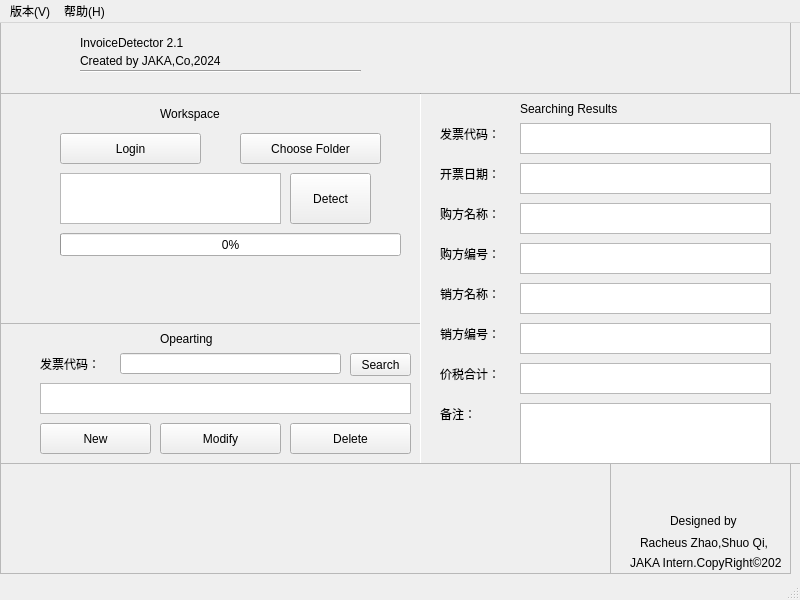
<?xml version="1.0" encoding="UTF-8"?>
<ui version="4.0">
 <class>IncoiceDetectorUI</class>
 <widget class="QMainWindow" name="IncoiceDetectorUI">
  <property name="geometry">
   <rect>
    <x>0</x>
    <y>0</y>
    <width>800</width>
    <height>600</height>
   </rect>
  </property>
  <property name="windowTitle">
   <string>InvoiceDetect</string>
  </property>
  <property name="windowIcon">
   <iconset>
    <normaloff>logo.ico</normaloff>logo.ico</iconset>
  </property>
  <property name="autoFillBackground">
   <bool>false</bool>
  </property>
  <widget class="QWidget" name="centralwidget">
   <widget class="QFrame" name="frame_Workspace">
    <property name="geometry">
     <rect>
      <x>0</x>
      <y>70</y>
      <width>421</width>
      <height>231</height>
     </rect>
    </property>
    <property name="frameShape">
     <enum>QFrame::StyledPanel</enum>
    </property>
    <property name="frameShadow">
     <enum>QFrame::Raised</enum>
    </property>
    <widget class="QPushButton" name="pushButton_choose_file">
     <property name="geometry">
      <rect>
       <x>60</x>
       <y>40</y>
       <width>141</width>
       <height>31</height>
      </rect>
     </property>
     <property name="styleSheet">
      <string notr="true">background-image: undefined;</string>
     </property>
     <property name="text">
      <string>Login</string>
     </property>
    </widget>
    <widget class="QPushButton" name="pushButton_choose_Folder">
     <property name="geometry">
      <rect>
       <x>240</x>
       <y>40</y>
       <width>141</width>
       <height>31</height>
      </rect>
     </property>
     <property name="text">
      <string>Choose Folder</string>
     </property>
    </widget>
    <widget class="QLabel" name="label_2">
     <property name="geometry">
      <rect>
       <x>160</x>
       <y>10</y>
       <width>121</width>
       <height>21</height>
      </rect>
     </property>
     <property name="styleSheet">
      <string notr="true">font: 16pt &quot;Consolas&quot;;</string>
     </property>
     <property name="text">
      <string>Workspace</string>
     </property>
    </widget>
    <widget class="QTextBrowser" name="textBrowser">
     <property name="geometry">
      <rect>
       <x>60</x>
       <y>80</y>
       <width>221</width>
       <height>51</height>
      </rect>
     </property>
    </widget>
    <widget class="QPushButton" name="pushButton_Detect">
     <property name="geometry">
      <rect>
       <x>290</x>
       <y>80</y>
       <width>81</width>
       <height>51</height>
      </rect>
     </property>
     <property name="text">
      <string>Detect</string>
     </property>
    </widget>
    <widget class="QProgressBar" name="progressBar">
     <property name="geometry">
      <rect>
       <x>60</x>
       <y>140</y>
       <width>341</width>
       <height>23</height>
      </rect>
     </property>
     <property name="minimum">
      <number>-1</number>
     </property>
     <property name="maximum">
      <number>0</number>
     </property>
     <property name="value">
      <number>-1</number>
     </property>
    </widget>
    <widget class="Line" name="line">
     <property name="geometry">
      <rect>
       <x>10</x>
       <y>230</y>
       <width>411</width>
       <height>16</height>
      </rect>
     </property>
     <property name="orientation">
      <enum>Qt::Horizontal</enum>
     </property>
    </widget>
    <widget class="QLabel" name="result_label">
     <property name="geometry">
      <rect>
       <x>60</x>
       <y>170</y>
       <width>301</width>
       <height>61</height>
      </rect>
     </property>
     <property name="font">
      <font>
       <family>Consolas</family>
      </font>
     </property>
     <property name="styleSheet">
      <string notr="true">color: rgb(245, 0, 0);</string>
     </property>
     <property name="text">
      <string/>
     </property>
    </widget>
   </widget>
   <widget class="QFrame" name="frame_Title">
    <property name="geometry">
     <rect>
      <x>0</x>
      <y>-10</y>
      <width>791</width>
      <height>81</height>
     </rect>
    </property>
    <property name="acceptDrops">
     <bool>false</bool>
    </property>
    <property name="autoFillBackground">
     <bool>false</bool>
    </property>
    <property name="frameShape">
     <enum>QFrame::StyledPanel</enum>
    </property>
    <property name="frameShadow">
     <enum>QFrame::Raised</enum>
    </property>
    <widget class="QLabel" name="label_logo">
     <property name="geometry">
      <rect>
       <x>20</x>
       <y>10</y>
       <width>51</width>
       <height>51</height>
      </rect>
     </property>
     <property name="styleSheet">
      <string notr="true">image: url(校标-校徽.png);</string>
     </property>
     <property name="text">
      <string/>
     </property>
     <property name="textFormat">
      <enum>Qt::AutoText</enum>
     </property>
     <property name="pixmap">
      <pixmap>:/images/InvoiceDetector2.0/png/test/校标-校徽.png</pixmap>
     </property>
     <property name="scaledContents">
      <bool>true</bool>
     </property>
    </widget>
    <widget class="Line" name="line_title">
     <property name="geometry">
      <rect>
       <x>80</x>
       <y>50</y>
       <width>281</width>
       <height>16</height>
      </rect>
     </property>
     <property name="orientation">
      <enum>Qt::Horizontal</enum>
     </property>
    </widget>
    <widget class="QLabel" name="label_co">
     <property name="geometry">
      <rect>
       <x>80</x>
       <y>40</y>
       <width>171</width>
       <height>16</height>
      </rect>
     </property>
     <property name="styleSheet">
      <string notr="true">font: italic 9pt &quot;Carlito&quot;;</string>
     </property>
     <property name="text">
      <string>Created by JAKA,Co,2024</string>
     </property>
    </widget>
    <widget class="QLabel" name="label">
     <property name="geometry">
      <rect>
       <x>0</x>
       <y>0</y>
       <width>791</width>
       <height>81</height>
      </rect>
     </property>
     <property name="text">
      <string/>
     </property>
     <property name="pixmap">
      <pixmap>TrueSunset.png</pixmap>
     </property>
    </widget>
    <widget class="QLabel" name="label_3">
     <property name="geometry">
      <rect>
       <x>80</x>
       <y>20</y>
       <width>231</width>
       <height>20</height>
      </rect>
     </property>
     <property name="styleSheet">
      <string notr="true">font: 290 16pt &quot;Microsoft YaHei&quot;;</string>
     </property>
     <property name="text">
      <string>InvoiceDetector 2.1</string>
     </property>
    </widget>
    <zorder>label</zorder>
    <zorder>label_logo</zorder>
    <zorder>line_title</zorder>
    <zorder>label_co</zorder>
    <zorder>label_3</zorder>
   </widget>
   <widget class="QFrame" name="frame_Searching">
    <property name="geometry">
     <rect>
      <x>0</x>
      <y>300</y>
      <width>421</width>
      <height>141</height>
     </rect>
    </property>
    <property name="frameShape">
     <enum>QFrame::StyledPanel</enum>
    </property>
    <property name="frameShadow">
     <enum>QFrame::Raised</enum>
    </property>
    <widget class="QLabel" name="label_Searching">
     <property name="geometry">
      <rect>
       <x>160</x>
       <y>0</y>
       <width>121</width>
       <height>31</height>
      </rect>
     </property>
     <property name="styleSheet">
      <string notr="true">font: 16pt &quot;Consolas&quot;;</string>
     </property>
     <property name="text">
      <string>Opearting</string>
     </property>
    </widget>
    <widget class="QLabel" name="label_invoice_code">
     <property name="geometry">
      <rect>
       <x>40</x>
       <y>30</y>
       <width>81</width>
       <height>21</height>
      </rect>
     </property>
     <property name="styleSheet">
      <string notr="true">font: 12pt &quot;Microsoft YaHei UI&quot;;</string>
     </property>
     <property name="text">
      <string>发票代码：</string>
     </property>
    </widget>
    <widget class="QLineEdit" name="lineEdit">
     <property name="geometry">
      <rect>
       <x>120</x>
       <y>30</y>
       <width>221</width>
       <height>21</height>
      </rect>
     </property>
    </widget>
    <widget class="QTextBrowser" name="textBrowser_invoice_info">
     <property name="geometry">
      <rect>
       <x>40</x>
       <y>60</y>
       <width>371</width>
       <height>31</height>
      </rect>
     </property>
    </widget>
    <widget class="QPushButton" name="pushButton_search">
     <property name="geometry">
      <rect>
       <x>350</x>
       <y>30</y>
       <width>61</width>
       <height>23</height>
      </rect>
     </property>
     <property name="text">
      <string>Search</string>
     </property>
    </widget>
    <widget class="QPushButton" name="pushButton_mod">
     <property name="geometry">
      <rect>
       <x>160</x>
       <y>100</y>
       <width>121</width>
       <height>31</height>
      </rect>
     </property>
     <property name="text">
      <string>Modify</string>
     </property>
    </widget>
    <widget class="QPushButton" name="pushButton_del">
     <property name="geometry">
      <rect>
       <x>290</x>
       <y>100</y>
       <width>121</width>
       <height>31</height>
      </rect>
     </property>
     <property name="text">
      <string>Delete</string>
     </property>
    </widget>
    <widget class="QPushButton" name="pushButton_add">
     <property name="geometry">
      <rect>
       <x>40</x>
       <y>100</y>
       <width>111</width>
       <height>31</height>
      </rect>
     </property>
     <property name="text">
      <string>New</string>
     </property>
    </widget>
   </widget>
   <widget class="QFrame" name="frame_INFO">
    <property name="geometry">
     <rect>
      <x>420</x>
      <y>70</y>
      <width>381</width>
      <height>371</height>
     </rect>
    </property>
    <property name="frameShape">
     <enum>QFrame::StyledPanel</enum>
    </property>
    <property name="frameShadow">
     <enum>QFrame::Raised</enum>
    </property>
    <widget class="Line" name="line_2">
     <property name="geometry">
      <rect>
       <x>-10</x>
       <y>0</y>
       <width>20</width>
       <height>371</height>
      </rect>
     </property>
     <property name="orientation">
      <enum>Qt::Vertical</enum>
     </property>
    </widget>
    <widget class="QTextBrowser" name="textBrowser_invoicecode">
     <property name="geometry">
      <rect>
       <x>100</x>
       <y>30</y>
       <width>251</width>
       <height>31</height>
      </rect>
     </property>
    </widget>
    <widget class="QTextBrowser" name="textBrowser_date">
     <property name="geometry">
      <rect>
       <x>100</x>
       <y>70</y>
       <width>251</width>
       <height>31</height>
      </rect>
     </property>
    </widget>
    <widget class="QTextBrowser" name="textBrowser_buyername">
     <property name="geometry">
      <rect>
       <x>100</x>
       <y>110</y>
       <width>251</width>
       <height>31</height>
      </rect>
     </property>
    </widget>
    <widget class="QTextBrowser" name="textBrowser_buyercode">
     <property name="geometry">
      <rect>
       <x>100</x>
       <y>150</y>
       <width>251</width>
       <height>31</height>
      </rect>
     </property>
    </widget>
    <widget class="QTextBrowser" name="textBrowser_sellername">
     <property name="geometry">
      <rect>
       <x>100</x>
       <y>190</y>
       <width>251</width>
       <height>31</height>
      </rect>
     </property>
    </widget>
    <widget class="QTextBrowser" name="textBrowser_sellercode">
     <property name="geometry">
      <rect>
       <x>100</x>
       <y>230</y>
       <width>251</width>
       <height>31</height>
      </rect>
     </property>
    </widget>
    <widget class="QTextBrowser" name="textBrowser_totalprice">
     <property name="geometry">
      <rect>
       <x>100</x>
       <y>270</y>
       <width>251</width>
       <height>31</height>
      </rect>
     </property>
    </widget>
    <widget class="QLabel" name="label_invoice_code_2">
     <property name="geometry">
      <rect>
       <x>20</x>
       <y>30</y>
       <width>81</width>
       <height>21</height>
      </rect>
     </property>
     <property name="styleSheet">
      <string notr="true">font: 12pt &quot;Microsoft YaHei UI&quot;;</string>
     </property>
     <property name="text">
      <string>发票代码：</string>
     </property>
    </widget>
    <widget class="QLabel" name="label_Searching_2">
     <property name="geometry">
      <rect>
       <x>100</x>
       <y>0</y>
       <width>221</width>
       <height>31</height>
      </rect>
     </property>
     <property name="styleSheet">
      <string notr="true">font: 16pt &quot;Consolas&quot;;</string>
     </property>
     <property name="text">
      <string>Searching Results</string>
     </property>
    </widget>
    <widget class="QLabel" name="label_invoice_date">
     <property name="geometry">
      <rect>
       <x>20</x>
       <y>70</y>
       <width>81</width>
       <height>21</height>
      </rect>
     </property>
     <property name="styleSheet">
      <string notr="true">font: 12pt &quot;Microsoft YaHei UI&quot;;</string>
     </property>
     <property name="text">
      <string>开票日期：</string>
     </property>
    </widget>
    <widget class="QLabel" name="label_invoice_buyername">
     <property name="geometry">
      <rect>
       <x>20</x>
       <y>110</y>
       <width>81</width>
       <height>21</height>
      </rect>
     </property>
     <property name="styleSheet">
      <string notr="true">font: 12pt &quot;Microsoft YaHei UI&quot;;</string>
     </property>
     <property name="text">
      <string>购方名称：</string>
     </property>
    </widget>
    <widget class="QLabel" name="label_invoice_buyercode">
     <property name="geometry">
      <rect>
       <x>20</x>
       <y>150</y>
       <width>81</width>
       <height>21</height>
      </rect>
     </property>
     <property name="styleSheet">
      <string notr="true">font: 12pt &quot;Microsoft YaHei UI&quot;;</string>
     </property>
     <property name="text">
      <string>购方编号：</string>
     </property>
    </widget>
    <widget class="QLabel" name="label_invoice_sellername">
     <property name="geometry">
      <rect>
       <x>20</x>
       <y>190</y>
       <width>81</width>
       <height>21</height>
      </rect>
     </property>
     <property name="styleSheet">
      <string notr="true">font: 12pt &quot;Microsoft YaHei UI&quot;;</string>
     </property>
     <property name="text">
      <string>销方名称：</string>
     </property>
    </widget>
    <widget class="QLabel" name="label_invoice_sellercode">
     <property name="geometry">
      <rect>
       <x>20</x>
       <y>230</y>
       <width>81</width>
       <height>21</height>
      </rect>
     </property>
     <property name="styleSheet">
      <string notr="true">font: 12pt &quot;Microsoft YaHei UI&quot;;</string>
     </property>
     <property name="text">
      <string>销方编号：</string>
     </property>
    </widget>
    <widget class="QLabel" name="label_invoice_totalprice">
     <property name="geometry">
      <rect>
       <x>20</x>
       <y>270</y>
       <width>81</width>
       <height>21</height>
      </rect>
     </property>
     <property name="styleSheet">
      <string notr="true">font: 12pt &quot;Microsoft YaHei UI&quot;;</string>
     </property>
     <property name="text">
      <string>价税合计：</string>
     </property>
    </widget>
    <widget class="QLabel" name="label_invoice_notes">
     <property name="geometry">
      <rect>
       <x>20</x>
       <y>310</y>
       <width>81</width>
       <height>21</height>
      </rect>
     </property>
     <property name="styleSheet">
      <string notr="true">font: 12pt &quot;Microsoft YaHei UI&quot;;</string>
     </property>
     <property name="text">
      <string>备注：</string>
     </property>
    </widget>
    <widget class="QTextBrowser" name="textBrowser_notes">
     <property name="geometry">
      <rect>
       <x>100</x>
       <y>310</y>
       <width>251</width>
       <height>61</height>
      </rect>
     </property>
    </widget>
   </widget>
   <widget class="QFrame" name="frame_PIC">
    <property name="geometry">
     <rect>
      <x>0</x>
      <y>440</y>
      <width>611</width>
      <height>111</height>
     </rect>
    </property>
    <property name="styleSheet">
     <string notr="true">border-image: url(BG.png);</string>
    </property>
    <property name="frameShape">
     <enum>QFrame::StyledPanel</enum>
    </property>
    <property name="frameShadow">
     <enum>QFrame::Raised</enum>
    </property>
   </widget>
   <widget class="QFrame" name="frame_Author">
    <property name="geometry">
     <rect>
      <x>610</x>
      <y>440</y>
      <width>181</width>
      <height>111</height>
     </rect>
    </property>
    <property name="frameShape">
     <enum>QFrame::StyledPanel</enum>
    </property>
    <property name="frameShadow">
     <enum>QFrame::Raised</enum>
    </property>
    <widget class="QLabel" name="label_De">
     <property name="geometry">
      <rect>
       <x>60</x>
       <y>50</y>
       <width>81</width>
       <height>16</height>
      </rect>
     </property>
     <property name="styleSheet">
      <string notr="true">font: italic 10pt &quot;Carlito&quot;;</string>
     </property>
     <property name="text">
      <string>Designed by</string>
     </property>
    </widget>
    <widget class="QLabel" name="label_Name">
     <property name="geometry">
      <rect>
       <x>30</x>
       <y>70</y>
       <width>141</width>
       <height>20</height>
      </rect>
     </property>
     <property name="styleSheet">
      <string notr="true">font: italic 10pt &quot;Carlito&quot;;</string>
     </property>
     <property name="text">
      <string>Racheus Zhao,Shuo Qi,</string>
     </property>
    </widget>
    <widget class="QLabel" name="label_Copy">
     <property name="geometry">
      <rect>
       <x>20</x>
       <y>90</y>
       <width>151</width>
       <height>20</height>
      </rect>
     </property>
     <property name="styleSheet">
      <string notr="true">font: italic 9pt &quot;Carlito&quot;;</string>
     </property>
     <property name="text">
      <string>JAKA Intern.CopyRight©2024</string>
     </property>
    </widget>
    <widget class="QLabel" name="label_JAKA">
     <property name="geometry">
      <rect>
       <x>60</x>
       <y>20</y>
       <width>71</width>
       <height>31</height>
      </rect>
     </property>
     <property name="styleSheet">
      <string notr="true">border-image: url(logo.png);</string>
     </property>
     <property name="text">
      <string/>
     </property>
    </widget>
   </widget>
  </widget>
  <widget class="QMenuBar" name="menubar">
   <property name="geometry">
    <rect>
     <x>0</x>
     <y>0</y>
     <width>800</width>
     <height>22</height>
    </rect>
   </property>
   <widget class="QMenu" name="menu">
    <property name="title">
     <string>版本(V)</string>
    </property>
    <addaction name="actionVersion2_0_qt"/>
   </widget>
   <widget class="QMenu" name="menu_H">
    <property name="title">
     <string>帮助(H)</string>
    </property>
    <addaction name="actionDocumentation"/>
   </widget>
   <addaction name="menu"/>
   <addaction name="menu_H"/>
  </widget>
  <widget class="QStatusBar" name="statusbar"/>
  <action name="actionVersion2_0_qt">
   <property name="text">
    <string>Version2.0 (qt)</string>
   </property>
  </action>
  <action name="actionDocumentation">
   <property name="text">
    <string>Documentation</string>
   </property>
  </action>
 </widget>
 <resources>
  <include location="../sjtu.qrc"/>
 </resources>
 <connections/>
</ui>
